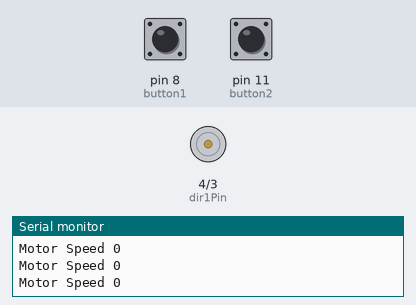
Simulated run of this sketch. Board: Arduino Uno, built with avr-gcc and run on an emulated ATmega328P. Shown: motor-driver pin pairs drawn as motors (green arrow = first pin HIGH = forward, orange = second pin HIGH = backward, longer = more drive, scaled by the enable pin), the last lines printed to the serial monitor. The test bench sets the inputs (shaded band); at power-on: pin 8 (button1) HIGH, pin 11 (button2) HIGH.

Above: at 1.2 s.
1.3 s: pin 8 (button1) pulled LOW for 3.2 s
At 5.7 s:
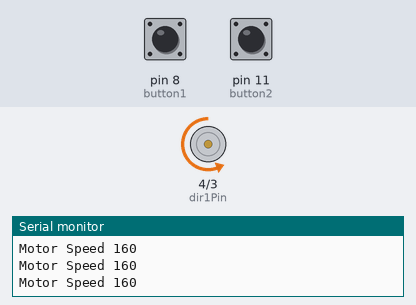
6.0 s: pin 11 (button2) pulled LOW for 3.2 s
At 8.4 s:
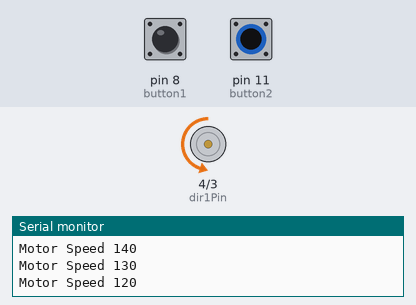
11.0 s: pin 11 (button2) pulled LOW for 0.15 s
At 12.2 s:
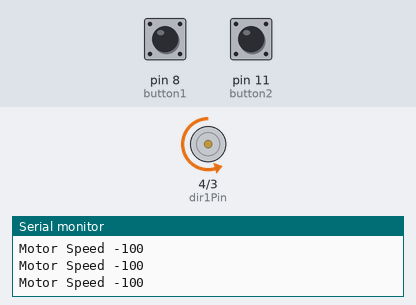
14.1 s: pin 11 (button2) pulled LOW for 1 s
At 14.9 s:
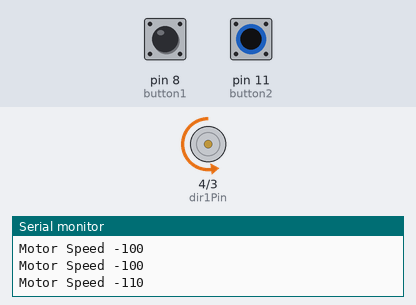
18.1 s: pin 11 (button2) driven LOW
At 19.0 s:
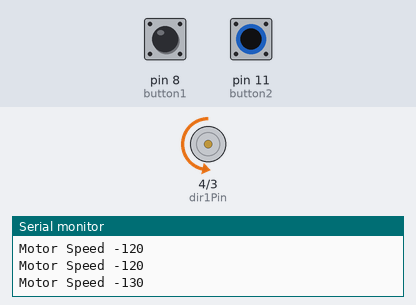
21.1 s: pin 8 (button1) pulled LOW for 0.15 s
Timing chart, 0 to 28.1 s (numbered marks = the images above; inputs shaded):
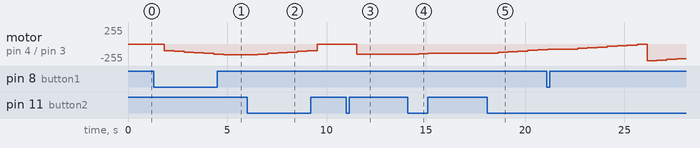

Measured:
- after the input at 1.3 s, motor on pin 4 (dir1Pin) / pin 3 (dir2Pin): moves from stopped to backward 160/255 over 3.0 s, starting after 0.52 s
- after the input at 6.0 s, motor on pin 4 (dir1Pin) / pin 3 (dir2Pin): moves from backward 160/255 to stopped over 3.0 s, starting after 0.53 s
- after the input at 11.0 s, motor on pin 4 (dir1Pin) / pin 3 (dir2Pin): stopped → backward 156/255 after 0.52 s
- after the input at 14.1 s, motor on pin 4 (dir1Pin) / pin 3 (dir2Pin): backward 156/255 → backward 146/255 after 0.53 s, → backward 136/255 0.50 s later
- after the input at 18.1 s, motor on pin 4 (dir1Pin) / pin 3 (dir2Pin): moves from backward 136/255 to backward 86/255 over 2.0 s, starting after 0.53 s

The sketch:

DCMotorButtons.ino
```cpp
//don't use power supply as it is only 5V, use the battery itself

//Control a speed and direction of a motor with the XPin on the joystick


int speedPin = 5;
int dir1Pin = 4;
int dir2Pin = 3;
int mySpeed = 0;

int button1 = 8;
int button2  = 11;
int butVal1;
int butVal2;

int dt = 500;
void setup() {
  // put your setup code here, to run once:
  Serial.begin(9600);
  pinMode(speedPin,OUTPUT);
  pinMode(dir1Pin,OUTPUT);
  pinMode(dir2Pin,OUTPUT);

  pinMode(button1,INPUT);
  pinMode(button2,INPUT);

  //setup a pullup button:
    //when press down, reads a 0 and no press on button, reads a 1
  digitalWrite(button1,HIGH);
  digitalWrite(button2,HIGH);
}

void loop() {
  butVal1 = digitalRead(button1);
  butVal2 = digitalRead(button2);
  Serial.print("Motor Speed ");
  Serial.println(mySpeed);
  if (butVal1 == 0) {
    mySpeed += 10;
    delay(dt);
  }
  if (butVal2 == 0) {
    mySpeed -= 10;
    delay(dt);
  }

  if (butVal2 > 255) {
    mySpeed = 255;
  }

  if (butVal1 < -255) {
    mySpeed = -255;
  }

  if (mySpeed == 10) {
    mySpeed = 100;
  }

  if (mySpeed == -10) {
    mySpeed = -100;
  }

  if (mySpeed == 90 || mySpeed == 95) {
    mySpeed = 0;
  }

  if (mySpeed == -90 || mySpeed == -95) {
    mySpeed = 0;
  }
  if (mySpeed == 0) {
    analogWrite(speedPin,0);
  } else if (mySpeed > 0) {
  digitalWrite(dir1Pin,LOW);
  digitalWrite(dir2Pin,HIGH);
  analogWrite(speedPin,mySpeed);
  } else {
    digitalWrite(dir1Pin,LOW);
  digitalWrite(dir2Pin,HIGH);
  analogWrite(speedPin,mySpeed);
  }

}
```
